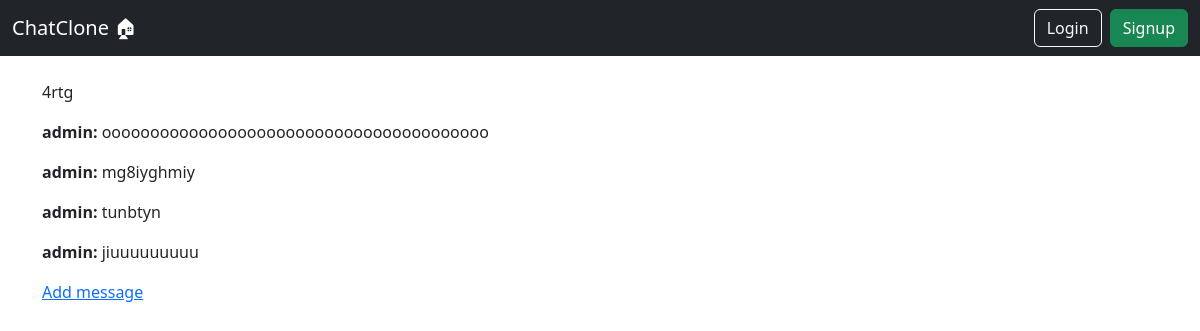
Page /7/ on the committed database.
### chats/models.py (models this page shows, shortened)
class Chat(models.Model):
    author = models.ForeignKey(
    User,
    on_delete=models.CASCADE,
    related_name="created_chats"
)
    participants = models.ManyToManyField(
        User,
        related_name='chats',
        verbose_name='Participants',
    )
    topic = models.CharField(
        max_length=200,
        null=False,
        blank=False,
        )
    text = models.TextField(verbose_name="Text")
    created_at = models.DateTimeField(auto_now_add=True)
    updated_at = models.DateTimeField(auto_now=True)
    views = models.PositiveIntegerField(default=0)
    class Meta:
        verbose_name='Chat'
        verbose_name_plural='Chats'
        ordering =['-updated_at']

class Message(models.Model):
    chat = models.ForeignKey(
        Chat,
        on_delete=models.CASCADE,
        related_name="messages",
        verbose_name="Chat",
    )
    author = models.ForeignKey(
        User,
        on_delete=models.CASCADE,
        related_name="messages",
        verbose_name="Author",
    )
    text = models.TextField()
    created_at = models.DateTimeField(auto_now_add=True)
    class Meta:
        verbose_name="Message"
        verbose_name_plural="Messages"
        ordering=['created_at']

### chats/views.py (the view)
# urls.py: path('<int:chat_id>/', views.chat_detail, name="chat_detail"),
def chat_detail(request, chat_id):
    chat = get_object_or_404(Chat, id=chat_id)
    chat_messages = chat.messages.all().order_by("created_at")
    context = {
        "chat": chat,
        "chat_messages": chat_messages,
    }
    return render(request, 'chats/chat_detail.html', context)

### chats/templates/chats/chat_detail.html (shortened to what this page needs)
{% extends "chats/base.html" %}
{% block content %}
    <p>{{ chat.topic }}</p>
{% if chat_messages %}
    {% for msg in chat_messages %}
        <p><strong>{{ msg.author.username }}:</strong> {{ msg.text }}</p>
    {% endfor %}
{% else %}
    <p> no messages yet</p>
{% endif %}
<a href="{% url 'chats:new_message' chat.id %}">Add message</a>
{% endblock content %}

### rows in the picture
Chat: topic "4rtg"
Message: author.username "admin", text "oooooooooooooooooooooooooooooooooooooooo"
Message: author.username "admin", text "mg8iyghmiy"
Message: author.username "admin", text "tunbtyn"
Message: author.username "admin", text "jiuuuuuuuuu"
